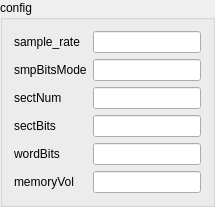
             <widget class="QGroupBox" name="config_gbx">
              <property name="maximumSize">
               <size>
                <width>16777215</width>
                <height>164</height>
               </size>
              </property>
              <property name="title">
               <string>config</string>
              </property>
              <layout class="QGridLayout" name="gridLayout_10">
               <item row="0" column="1">
                <widget class="QLineEdit" name="sample_rate_txt"/>
               </item>
               <item row="3" column="1">
                <widget class="QLineEdit" name="sectBits_txt"/>
               </item>
               <item row="1" column="1">
                <widget class="QLineEdit" name="smpBitsMode_txt"/>
               </item>
               <item row="5" column="0">
                <widget class="QLabel" name="memoryVol">
                 <property name="text">
                  <string>memoryVol</string>
                 </property>
                </widget>
               </item>
               <item row="0" column="0">
                <widget class="QLabel" name="sample_rate">
                 <property name="text">
                  <string>sample_rate</string>
                 </property>
                </widget>
               </item>
               <item row="5" column="1">
                <widget class="QLineEdit" name="memoryVol_txt"/>
               </item>
               <item row="4" column="1">
                <widget class="QLineEdit" name="wordBits_txt"/>
               </item>
               <item row="2" column="0">
                <widget class="QLabel" name="sectNum">
                 <property name="text">
                  <string>sectNum</string>
                 </property>
                </widget>
               </item>
               <item row="4" column="0">
                <widget class="QLabel" name="wordBits">
                 <property name="text">
                  <string>wordBits</string>
                 </property>
                </widget>
               </item>
               <item row="3" column="0">
                <widget class="QLabel" name="sectBits">
                 <property name="text">
                  <string>sectBits</string>
                 </property>
                </widget>
               </item>
               <item row="1" column="0">
                <widget class="QLabel" name="smpBitsMode">
                 <property name="text">
                  <string>smpBitsMode</string>
                 </property>
                </widget>
               </item>
               <item row="2" column="1">
                <widget class="QLineEdit" name="sectNum_txt"/>
               </item>
              </layout>
             </widget>
